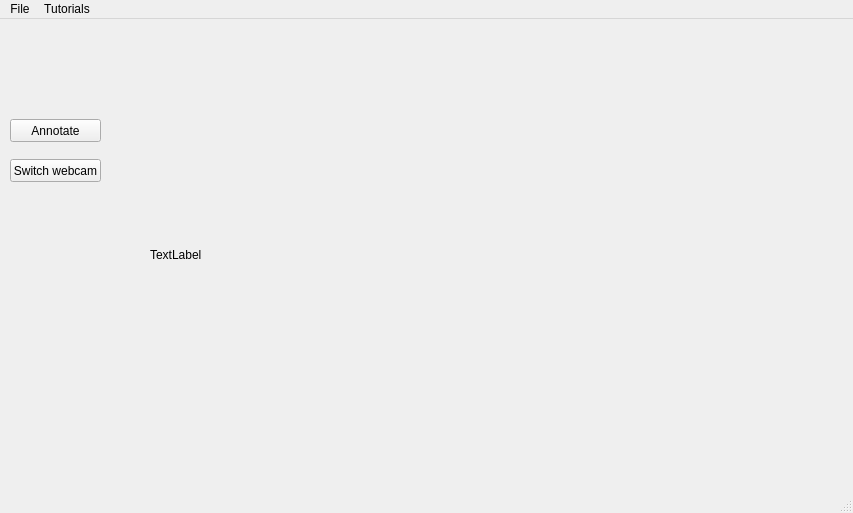
<?xml version="1.0" encoding="UTF-8"?>
<ui version="4.0">
 <class>MainWindow</class>
 <widget class="QMainWindow" name="MainWindow">
  <property name="geometry">
   <rect>
    <x>0</x>
    <y>0</y>
    <width>853</width>
    <height>513</height>
   </rect>
  </property>
  <property name="windowTitle">
   <string>MainWindow</string>
  </property>
  <widget class="QWidget" name="centralwidget">
   <widget class="QLabel" name="imageDisplay">
    <property name="geometry">
     <rect>
      <x>150</x>
      <y>10</y>
      <width>691</width>
      <height>451</height>
     </rect>
    </property>
    <property name="text">
     <string>TextLabel</string>
    </property>
   </widget>
   <widget class="QPushButton" name="btn_annotate">
    <property name="geometry">
     <rect>
      <x>10</x>
      <y>100</y>
      <width>91</width>
      <height>23</height>
     </rect>
    </property>
    <property name="text">
     <string>Annotate</string>
    </property>
   </widget>
   <widget class="QPushButton" name="btn_switch_webcam">
    <property name="geometry">
     <rect>
      <x>10</x>
      <y>140</y>
      <width>91</width>
      <height>23</height>
     </rect>
    </property>
    <property name="text">
     <string>Switch webcam</string>
    </property>
   </widget>
  </widget>
  <widget class="QMenuBar" name="menubar">
   <property name="geometry">
    <rect>
     <x>0</x>
     <y>0</y>
     <width>853</width>
     <height>22</height>
    </rect>
   </property>
   <widget class="QMenu" name="menuFile">
    <property name="title">
     <string>File</string>
    </property>
    <addaction name="actionNew_Project"/>
    <addaction name="actionLoad_Project"/>
   </widget>
   <widget class="QMenu" name="menuTutorials">
    <property name="title">
     <string>Tutorials</string>
    </property>
   </widget>
   <addaction name="menuFile"/>
   <addaction name="menuTutorials"/>
  </widget>
  <widget class="QStatusBar" name="statusbar"/>
  <action name="actionNew_Project">
   <property name="text">
    <string>New Project</string>
   </property>
   <property name="shortcut">
    <string>Ctrl+N</string>
   </property>
  </action>
  <action name="actionLoad_Project">
   <property name="text">
    <string>Load Project</string>
   </property>
   <property name="shortcut">
    <string>Ctrl+L</string>
   </property>
  </action>
 </widget>
 <resources/>
 <connections/>
</ui>
